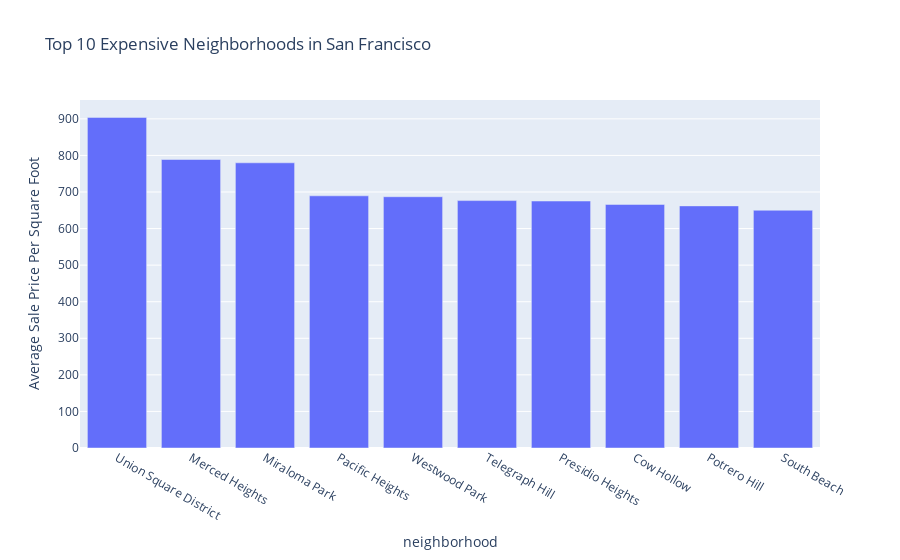

Here is the notebook cell this chart was saved with:
### Code cell
# Plotting the data from the top 10 expensive neighborhoods
top_10_exp_bar = px.bar(top_10_exp,
    x= top_10_exp.index,
    y='sale_price_sqr_foot',
    title="Top 10 Expensive Neighborhoods in San Francisco",
    labels={'sale_price_sqr_foot':'Average Sale Price Per Square Foot'}
)
top_10_exp_bar.show()

### Figure 1 — Plotly figure (JSON) as saved in the notebook; plotly's stock layout.template omitted (floating-point values rounded to 4 significant figures)
{"data": [{"alignmentgroup": "True", "hovertemplate": "neighborhood=%{x}<br>Average Sale Price Per Square Foot=%{y}<extra></extra>", "legendgroup": "", "marker": {"color": "#636efa", "pattern": {"shape": ""}}, "name": "", "offsetgroup": "", "orientation": "v", "showlegend": false, "textposition": "auto", "type": "bar", "x": ["Union Square District", "Merced Heights", "Miraloma Park", "Pacific Heights", "Westwood Park", "Telegraph Hill", "Presidio Heights", "Cow Hollow", "Potrero Hill", "South Beach"], "xaxis": "x", "y": [904.0, 788.8, 779.8, 689.6, 687.1, 676.5, 675.4, 666.0, 662.0, 650.1], "yaxis": "y"}], "layout": {"autosize": true, "barmode": "relative", "legend": {"tracegroupgap": 0}, "title": {"text": "Top 10 Expensive Neighborhoods in San Francisco"}, "xaxis": {"anchor": "y", "autorange": true, "domain": [0, 1], "range": [-0.5, 9.5], "title": {"text": "neighborhood"}, "type": "category"}, "yaxis": {"anchor": "x", "autorange": true, "domain": [0, 1], "range": [0, 951.6], "title": {"text": "Average Sale Price Per Square Foot"}, "type": "linear"}}}
